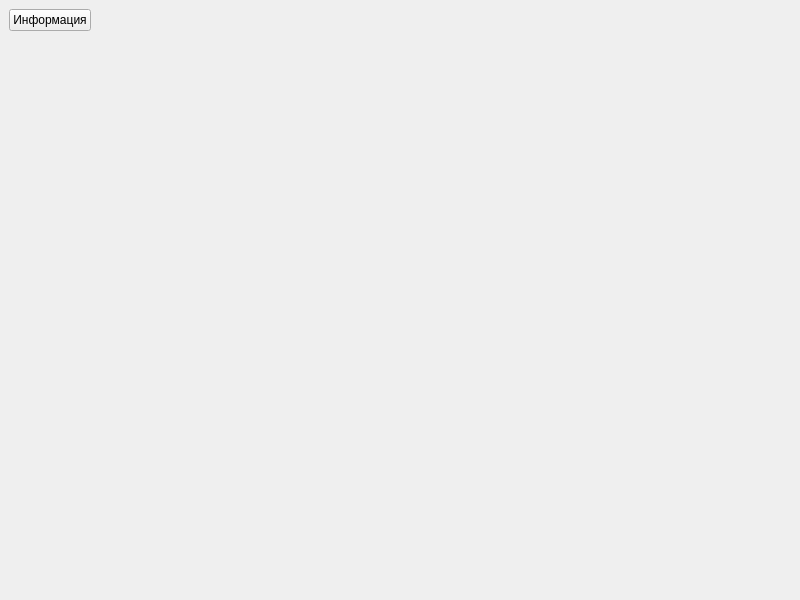
<?xml version="1.0" encoding="UTF-8"?>
<ui version="4.0">
 <class>Stand02</class>
 <widget class="QMainWindow" name="Stand02">
  <property name="geometry">
   <rect>
    <x>0</x>
    <y>0</y>
    <width>800</width>
    <height>600</height>
   </rect>
  </property>
  <property name="windowTitle">
   <string>Стенд 02 изучение работы АЛУ</string>
  </property>
  <widget class="QWidget" name="centralWidget">
   <layout class="QVBoxLayout" name="verticalLayout">
    <item>
     <widget class="QPushButton" name="buttonHelp">
      <property name="sizePolicy">
       <sizepolicy hsizetype="Maximum" vsizetype="Fixed">
        <horstretch>0</horstretch>
        <verstretch>0</verstretch>
       </sizepolicy>
      </property>
      <property name="text">
       <string>Информация</string>
      </property>
     </widget>
    </item>
    <item>
     <spacer name="verticalSpacer">
      <property name="orientation">
       <enum>Qt::Vertical</enum>
      </property>
      <property name="sizeHint" stdset="0">
       <size>
        <width>20</width>
        <height>40</height>
       </size>
      </property>
     </spacer>
    </item>
   </layout>
  </widget>
 </widget>
 <resources/>
 <connections/>
</ui>
